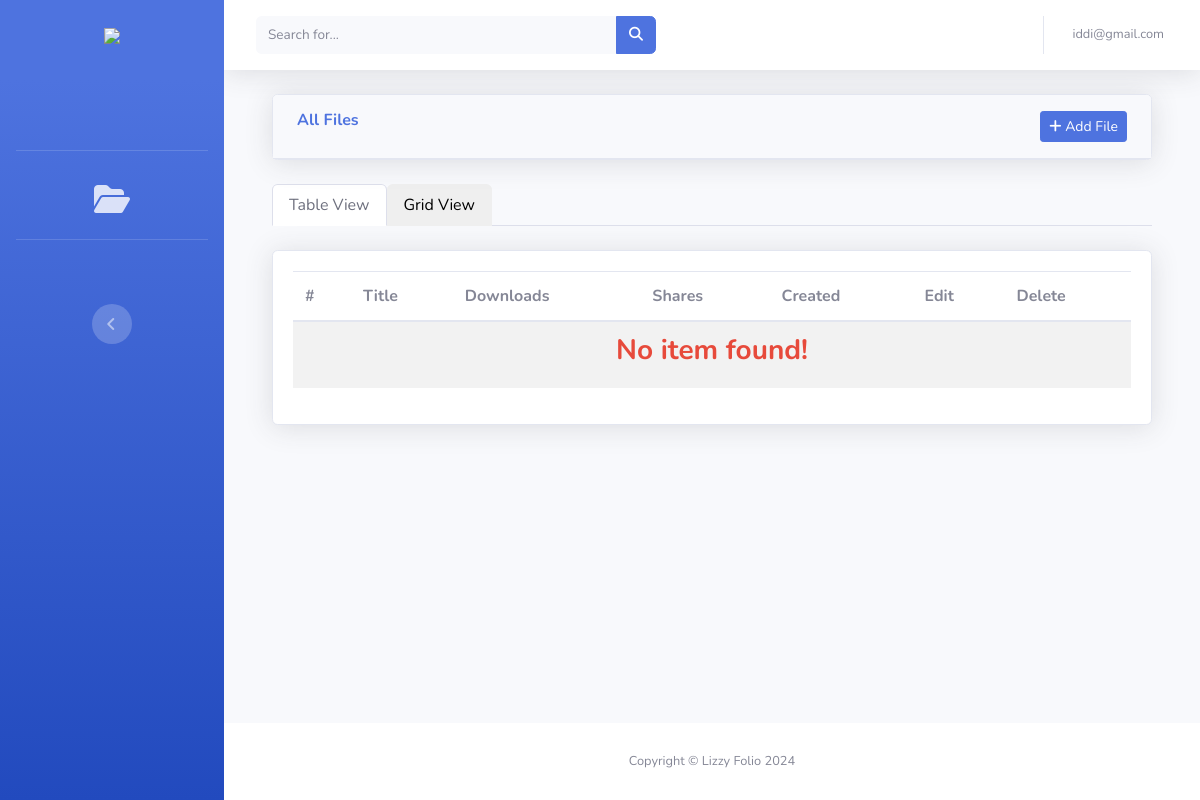
Page /admin-app/all-files/ (signed in) on the earlier database version.
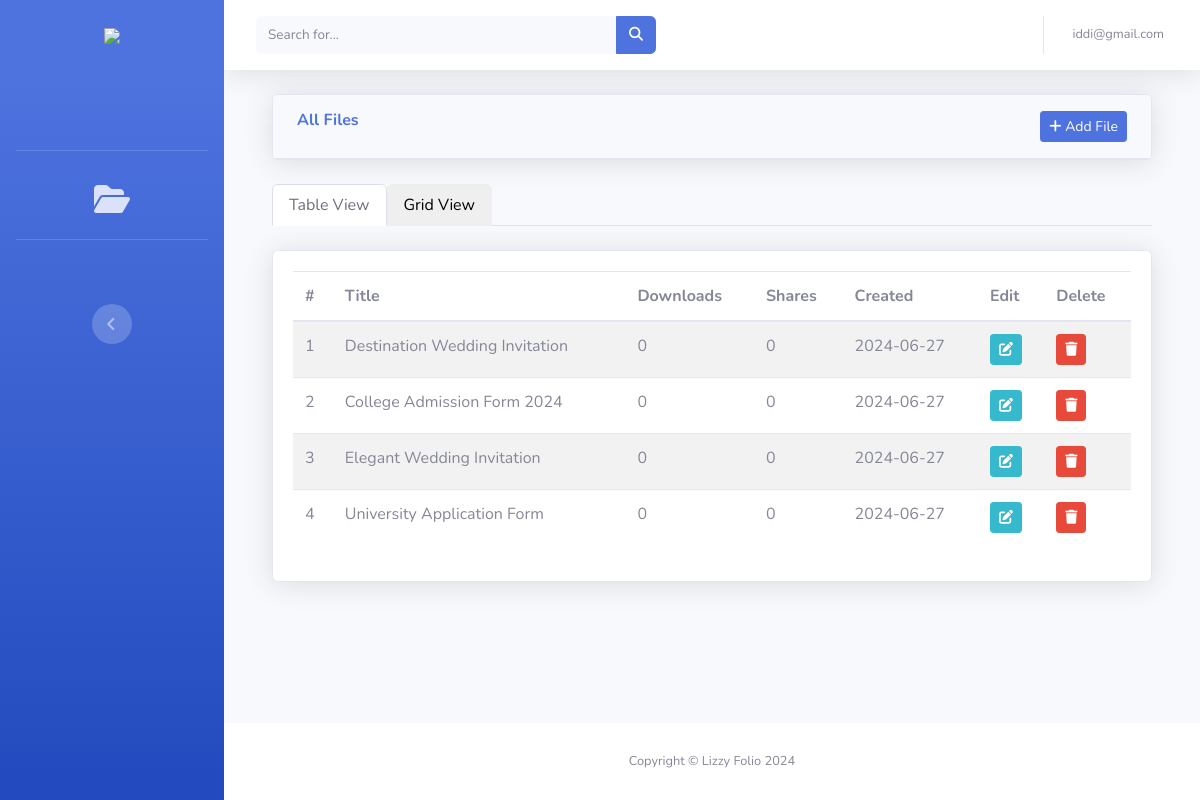
Same page on the later database version.
### core/models.py (models this page shows, shortened)
class CustomUser(AbstractUser):
    email = models.CharField(max_length=40, unique=True, validators=[EmailValidator(message="Email field is required")])
    USERNAME_FIELD = 'email'
    REQUIRED_FIELDS = ['username']

### adminapp/models.py (models this page shows, shortened)
class FileModel(models.Model):
    title = models.CharField(max_length=255, blank=False, null=False)
    slug = models.SlugField()
    description = models.TextField()
    upload_by = models.ForeignKey(CustomUser, on_delete=models.CASCADE, related_name='admin')
    file = models.FileField(upload_to='files/', null=True, blank=True, validators=[FileExtensionValidator(allowed_extensions=['png', 'pdf', 'jpg', 'jpeg', 'docx'])])
    download_count = models.PositiveIntegerField(default=0)
    email_count = models.PositiveIntegerField(default=0)
    created = models.DateTimeField(auto_now_add=True, auto_now=False)
    updated = models.DateTimeField(auto_now_add=False, auto_now=True)
    class Meta:
        ordering = ['-created']

### adminapp/views.py (the view)
# urls.py: path('all-files/', view=views.filePage, name="all-files"),
@login_required(login_url='login')
def filePage(request):
    if request.user.is_staff == False:
        return redirect('home')
    title = "Lizzy File Server All Files"
    form = FileForm()
    files = FileModel.objects.all()
    context = {"title": title, "form": form, "files": files}
    return render(request=request, template_name='admin/files.html', context=context)

### adminapp/forms.py (shortened to what this page needs)
class FileForm(forms.ModelForm):
    title = forms.CharField(label="Title", widget=forms.TextInput(attrs={"class": "form-control", "placeholder": "Enter file title"}))
    description = forms.CharField(widget=forms.Textarea(attrs={"class": "form-control", "placeholder": "Enter description"}))
    file = forms.FileField(widget=forms.FileInput(attrs={"class":"form-control", "rows":5}))
    class Meta:
        model = FileModel
        fields = ['title', 'description', 'file']

### adminapp/templates/admin/files.html (shortened to what this page needs)
{% extends 'base.html' %}
{% load static %}
{% block content %}
    <div class="container-fluid my-3">
        <div class="row mb-4">
            <div class="col-sm-12 col-md-12">
                <div class="card shadow">
                    <div class="card-header py-3">
                        <div class="row px-3">
                            <h6 class="m-0 font-weight-bold text-primary">All Files</h6>
                            <h6 class="m-0 font-weight-bold text-primary ml-auto"><a href="#" class="btn btn-primary btn-sm" data-toggle="modal" data-target="#fileModal"><i class="fa fa-plus" aria-hidden="true"></i> Add File</a></h6>
                        </div>
                    </div>
                </div>
            </div>
        </div>
        <nav>
            <div class="nav nav-tabs" id="nav-tab" role="tablist">
              <button class="nav-link active" id="nav-home-tab" data-bs-toggle="tab" data-bs-target="#nav-home" type="button" role="tab" aria-controls="nav-home" aria-selected="true">Table View</button>
              <button class="nav-link" id="nav-profile-tab" data-bs-toggle="tab" data-bs-target="#nav-profile" type="button" role="tab" aria-controls="nav-profile" aria-selected="false">Grid View</button>
            </div>
          </nav>
          <div class="tab-content" id="nav-tabContent">
            <div class="tab-pane fade show active" id="nav-home" role="tabpanel" aria-labelledby="nav-home-tab" tabindex="0">
                <div class="card shadow mb-4 mt-4">
                    <div class="card-body">
                        <div class="table-responsive">
                            <table class="table table-striped" id="dataTable" width="100%" cellspacing="0">
                                <thead>
                                    <tr>
                                        <th>#</th>
                                        <th>Title</th>
                                        <th>Downloads</th>
                                        <th>Shares</th>
                                        <th>Created</th>
                                        <th>Edit</th>
                                        <th>Delete</th>
                                    </tr>
                                </thead>
                                <tbody>
                                    {% for file in files %}
                                        <tr>
                                            <td>{{ forloop.counter }}</td>
                                            <td>{{ file.title|title }}</td>
                                            <td>{{ file.download_count }}</td>
                                            <td>{{ file.email_count }}</td>
                                            <td>{{ file.created|date:'Y-m-d' }}</td>
                                            <td><a href="#" class="btn btn-sm btn-info" data-toggle="modal" data-target="#EditfileModal{{file.id}}"><i class="fa fa-edit"></i></a></td>
                                            <td><a href="#" data-toggle="modal" data-target="#deleteModal{{file.id}}" class="btn btn-danger btn-sm"><i class="fa fa-trash"></i></a></td>
                                        </tr>
                                    {% empty %}
                                        <tr>
                                            <td colspan="8" class="m-4">
                                                <h3 class="text-center text-danger" style="font-weight: bold;">No item found!</h3>
                                            </td>
                                        </tr>
                                    {% endfor %}
                                </tbody>
                            </table>
                        </div>
                    </div>
                </div>
            </div>
          </div>
    </div>
{% endblock content %}

### templates/base.html (shortened to what this page needs)
<!DOCTYPE html>
{% load static %}
<html lang="en">
<head>
    <link rel="stylesheet" href="https://cdnjs.cloudflare.com/ajax/libs/font-awesome/6.5.2/css/all.min.css" />
    <link href="{% static 'vendor/fontawesome-free/css/all.min.css' %}" rel="stylesheet" type="text/css">
    <link href="{% static 'css/sb-admin-2.min.css' %}" rel="stylesheet">
</head>
<body id="page-top">
    <div id="wrapper">
        {% include "sidebar.html" %}
        <div id="content-wrapper" class="d-flex flex-column">
            <div id="content">
                {% include "topbar.html" %}
                <div class="container-fluid">
                    {% block content %}
                    {% endblock content %}
                </div>
            </div>
            <footer class="sticky-footer bg-white">
                <div class="container my-auto">
                    <div class="copyright text-center my-auto">
                        <span>Copyright &copy; Lizzy Folio {% now "Y" %}</span>
                    </div>
                </div>
            </footer>
        </div>
    </div>
</body>
</html>

### templates/sidebar.html (shortened to what this page needs)
{% load static %}
<ul class="navbar-nav bg-gradient-primary sidebar sidebar-dark accordion" id="accordionSidebar">
    <a class="sidebar-brand d-flex align-items-center justify-content-center" href="{% url 'home' %}">
        <div class="sidebar-brand-text mx-3">
            <img src="{% static 'images/front.png' %}" style="height:50px;" />
        </div>
    </a>
    <li class="nav-item active mb-5">
        <a class="nav-link" href="{% url 'admin-dashboard' %}"></a>
    </li>
    <hr class="sidebar-divider">
    <li class="nav-item">
        <a class="nav-link text-center" href="{% url "home" %}">
            <h2 class="fas fa-fw fa-folder-open"></h2>
        </a>
    </li>
    <hr class="sidebar-divider">
    <div class="text-center d-none d-md-inline mt-5">
        <button class="rounded-circle border-0" id="sidebarToggle"></button>
    </div>
</ul>

### templates/topbar.html (shortened to what this page needs)
<nav class="navbar navbar-expand navbar-light bg-white topbar mb-4 static-top shadow">
     {% if request.user.is_superuser %}
        <form class="d-none d-sm-inline-block form-inline mr-auto ml-md-3 my-2 my-md-0 mw-100 navbar-search" action="{% url "admin-search" %}" method="post">
            <div class="input-group">
                <input type="text" class="form-control bg-light border-0 small" name="q" placeholder="Search for..."
                    aria-label="Search" aria-describedby="basic-addon2">
                <div class="input-group-append">
                    <button class="btn btn-primary" type="submit">
                        <i class="fas fa-search fa-sm"></i>
                    </button>
                </div>
            </div>
        </form>
     {% endif %}
    <ul class="navbar-nav ml-auto">
        {% if request.user.is_authenticated %}
            {% if request.user.is_superuser %}
                <li class="nav-item dropdown no-arrow">
                    <a class="nav-link dropdown-toggle" href="#" id="userDropdown" role="button"
                        data-toggle="dropdown" aria-haspopup="true" aria-expanded="false">
                        <span class="mr-2 d-none d-lg-inline text-gray-600 small">{{request.user.email}}</span>
                    </a>
                </li>
            {% endif %}
        {% endif %}
    </ul>
</nav>

Differences in the rows shown:
added FileModel: title "Destination Wedding Invitation", download_count "0", email_count "0", created "2024-06-27"
added FileModel: title "College Admission Form 2024", download_count "0", email_count "0", created "2024-06-27"
added FileModel: title "Elegant Wedding Invitation", download_count "0", email_count "0", created "2024-06-27"
added FileModel: title "University Application Form", download_count "0", email_count "0", created "2024-06-27"
Other differences:
text no longer shown: "No item found!"
